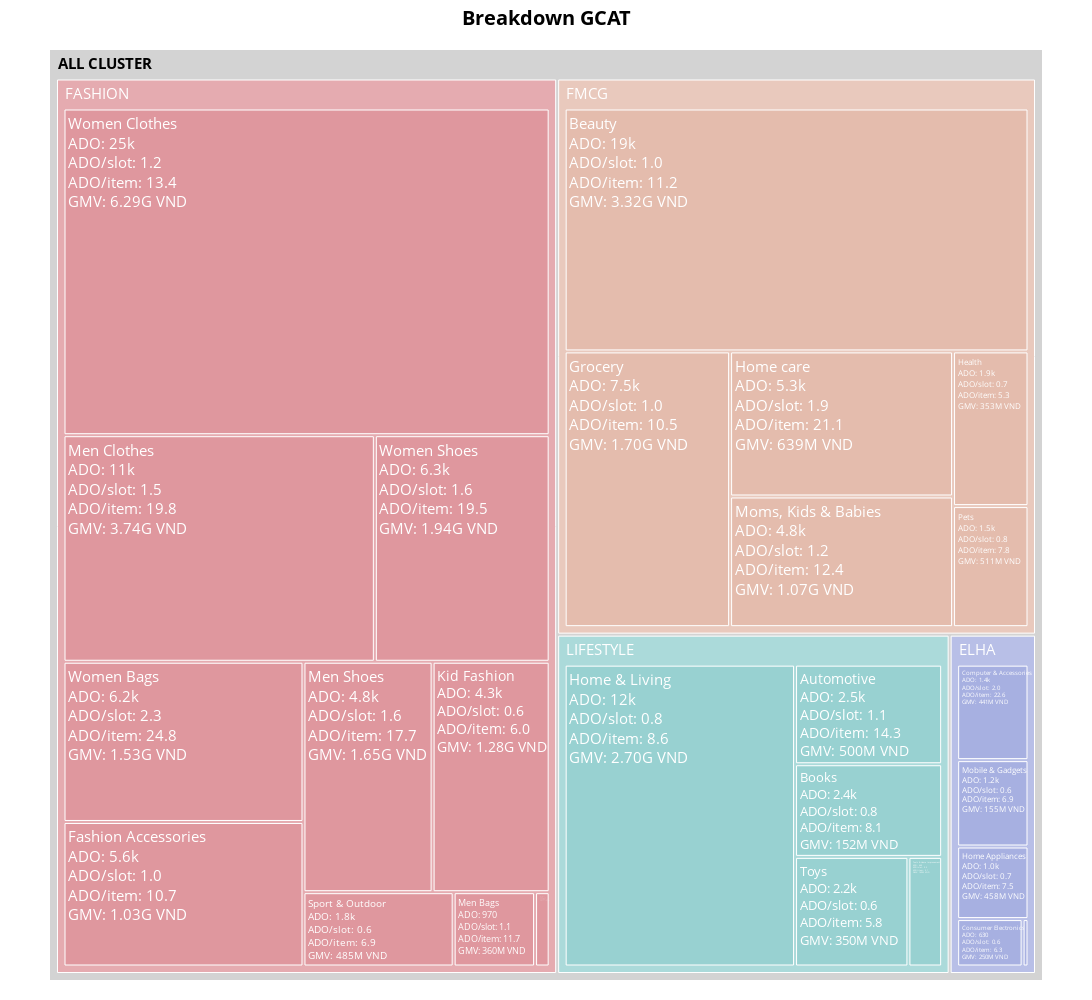

Source (notebook cell):
### Markdown cell above
# Vizualization

### Code cell
#Data grouping for CAT-Treemap
ADO_byCAT1 = df.groupby(by="CAT Data Go")["ADO"].sum()
GMV_byCAT1 = df.groupby(by="CAT Data Go")["GMV"].sum().to_list()
Slot_byCAT1 = df.groupby(by="CAT Data Go")["Item id"].count()
Item_byCAT1 = df.groupby(by="CAT Data Go")["Item id"].nunique() #count unique
ADOperslot_byCAT1 = (ADO_byCAT1/Slot_byCAT1).to_list()
ADOperitem_byCAT1 = (ADO_byCAT1/Item_byCAT1).to_list()

#Plot CAT-Treemap
fig = px.treemap(data_frame=df, names = "CAT Final", values = df["ADO"].round(1), path=[px.Constant("<b>ALL CLUSTER</b>"),"CAT Final","CAT Data Go"],width = 1950, height = 1000)

fig.update_layout(
    title_text = "<b>Breakdown GCAT</b>", title_font = dict(color = "Black", size = 20),title_xanchor = "center",title_xref = "container", title_x = 0.5,
    paper_bgcolor = "White",
    font_color="Black", #Đổi màu px.constant
    font_size = 15,
    hoverlabel_bordercolor = "White", #Đổi màu text của hover
    margin = dict(t=50, l=50, r=50, b=20),
    treemapcolorway = ["#df979e", "#e4bcad","#98d1d1","#a7b0e1"]
    )

fig.update_traces(root_color="lightgrey",insidetextfont = dict(color = "White",size = 15))

fig.data[0].customdata = np.column_stack([ADOperslot_byCAT1, ADOperitem_byCAT1,GMV_byCAT1])
fig.data[0].texttemplate = "%{label}<br>ADO: %{value:.2s}<br>ADO/slot: %{customdata[0]:.1f}<br>ADO/item: %{customdata[1]:.1f}<br>GMV: %{customdata[2]:.3s} VND"
fig.data[0].hovertemplate = "%{label}<br>ADO: %{value:.2s}<br>ADO/slot: %{customdata[0]:.1f}<br>ADO/item: %{customdata[1]:.1f}<br>GMV: %{customdata[2]:.3s} VND"

fig.show()

### Figure 1 — Plotly figure (JSON) as saved in the notebook; plotly's stock layout.template omitted (floating-point values rounded to 4 significant figures)
{"data": [{"branchvalues": "total", "customdata": [[1.093, 14.31, 500400000.0], [1.032, 11.18, 3321000000.0], [0.7652, 8.056, 152200000.0], [0.4666, 8.066, 6428000.0], [2.013, 22.61, 441100000.0], [0.5676, 6.283, 250300000.0], [1.033, 10.72, 1028000000.0], [1.02, 10.51, 1698000000.0], [0.694, 5.267, 353500000.0], [0.7927, 8.553, 2696000000.0], [0.6749, 7.482, 458200000.0], [1.907, 21.06, 639200000.0], [0.5846, 6.046, 1280000000.0], [1.06, 11.67, 359600000.0], [1.534, 19.78, 3738000000.0], [1.633, 17.71, 1645000000.0], [0.644, 6.891, 155400000.0], [1.16, 12.43, 1072000000.0], [0.8009, 7.83, 510800000.0], [0.648, 6.876, 485100000.0], [0.252, 3.082, 149200000.0], [0.6274, 5.809, 350500000.0], [0.9058, 10.87, 51290000.0], [2.267, 24.83, 1534000000.0], [1.179, 13.42, 6287000000.0], [1.558, 19.52, 1935000000.0]], "domain": {"x": [0, 1], "y": [0, 1]}, "hovertemplate": "%{label}<br>ADO: %{value:.2s}<br>ADO/slot: %{customdata[0]:.1f}<br>ADO/item: %{customdata[1]:.1f}<br>GMV: %{customdata[2]:.3s} VND", "ids": ["<b>ALL CLUSTER</b>/LIFESTYLE/Automotive", "<b>ALL CLUSTER</b>/FMCG/Beauty", "<b>ALL CLUSTER</b>/LIFESTYLE/Books", "<b>ALL CLUSTER</b>/ELHA/Cameras", "<b>ALL CLUSTER</b>/ELHA/Computer & Accessories", "<b>ALL CLUSTER</b>/ELHA/Consumer Electronics", "<b>ALL CLUSTER</b>/FASHION/Fashion Accessories", "<b>ALL CLUSTER</b>/FMCG/Grocery", "<b>ALL CLUSTER</b>/FMCG/Health", "<b>ALL CLUSTER</b>/LIFESTYLE/Home & Living", "<b>ALL CLUSTER</b>/ELHA/Home Appliances", "<b>ALL CLUSTER</b>/FMCG/Home care", "<b>ALL CLUSTER</b>/FASHION/Kid Fashion", "<b>ALL CLUSTER</b>/FASHION/Men Bags", "<b>ALL CLUSTER</b>/FASHION/Men Clothes", "<b>ALL CLUSTER</b>/FASHION/Men Shoes", "<b>ALL CLUSTER</b>/ELHA/Mobile & Gadgets", "<b>ALL CLUSTER</b>/FMCG/Moms, Kids & Babies", "<b>ALL CLUSTER</b>/FMCG/Pets", "<b>ALL CLUSTER</b>/FASHION/Sport & Outdoor", "<b>ALL CLUSTER</b>/LIFESTYLE/Tools & Home Improvement", "<b>ALL CLUSTER</b>/LIFESTYLE/Toys", "<b>ALL CLUSTER</b>/FASHION/Watches", "<b>ALL CLUSTER</b>/FASHION/Women Bags", "<b>ALL CLUSTER</b>/FASHION/Women Clothes", "<b>ALL CLUSTER</b>/FASHION/Women Shoes", "<b>ALL CLUSTER</b>/ELHA", "<b>ALL CLUSTER</b>/FASHION", "<b>ALL CLUSTER</b>/FMCG", "<b>ALL CLUSTER</b>/LIFESTYLE", "<b>ALL CLUSTER</b>"], "insidetextfont": {"color": "White", "size": 15}, "labels": ["Automotive", "Beauty", "Books", "Cameras", "Computer & Accessories", "Consumer Electronics", "Fashion Accessories", "Grocery", "Health", "Home & Living", "Home Appliances", "Home care", "Kid Fashion", "Men Bags", "Men Clothes", "Men Shoes", "Mobile & Gadgets", "Moms, Kids & Babies", "Pets", "Sport & Outdoor", "Tools & Home Improvement", "Toys", "Watches", "Women Bags", "Women Clothes", "Women Shoes", "ELHA", "FASHION", "FMCG", "LIFESTYLE", "<b>ALL CLUSTER</b>"], "name": "", "parents": ["<b>ALL CLUSTER</b>/LIFESTYLE", "<b>ALL CLUSTER</b>/FMCG", "<b>ALL CLUSTER</b>/LIFESTYLE", "<b>ALL CLUSTER</b>/ELHA", "<b>ALL CLUSTER</b>/ELHA", "<b>ALL CLUSTER</b>/ELHA", "<b>ALL CLUSTER</b>/FASHION", "<b>ALL CLUSTER</b>/FMCG", "<b>ALL CLUSTER</b>/FMCG", "<b>ALL CLUSTER</b>/LIFESTYLE", "<b>ALL CLUSTER</b>/ELHA", "<b>ALL CLUSTER</b>/FMCG", "<b>ALL CLUSTER</b>/FASHION", "<b>ALL CLUSTER</b>/FASHION", "<b>ALL CLUSTER</b>/FASHION", "<b>ALL CLUSTER</b>/FASHION", "<b>ALL CLUSTER</b>/ELHA", "<b>ALL CLUSTER</b>/FMCG", "<b>ALL CLUSTER</b>/FMCG", "<b>ALL CLUSTER</b>/FASHION", "<b>ALL CLUSTER</b>/LIFESTYLE", "<b>ALL CLUSTER</b>/LIFESTYLE", "<b>ALL CLUSTER</b>/FASHION", "<b>ALL CLUSTER</b>/FASHION", "<b>ALL CLUSTER</b>/FASHION", "<b>ALL CLUSTER</b>/FASHION", "<b>ALL CLUSTER</b>", "<b>ALL CLUSTER</b>", "<b>ALL CLUSTER</b>", "<b>ALL CLUSTER</b>", ""], "root": {"color": "lightgrey"}, "texttemplate": "%{label}<br>ADO: %{value:.2s}<br>ADO/slot: %{customdata[0]:.1f}<br>ADO/item: %{customdata[1]:.1f}<br>GMV: %{customdata[2]:.3s} VND", "type": "treemap", "values": [2549.0, 18560.0, 2371.0, 56.7, 1380.0, 628.6, 5554.0, 7517.0, 1923.0, 12100, 1049.0, 5329.0, 4320.0, 969, 11300.0, 4765.0, 1248.0, 4800.0, 1505, 1787.0, 643.3, 2162.0, 173.6, 6158.0, 25430.0, 6342.0, 4362.0, 66800.0, 39640.0, 19820.0, 130600.0]}], "layout": {"font": {"color": "Black", "size": 15}, "height": 1000, "hoverlabel": {"bordercolor": "White"}, "legend": {"tracegroupgap": 0}, "margin": {"b": 20, "l": 50, "r": 50, "t": 50}, "paper_bgcolor": "White", "title": {"font": {"color": "Black", "size": 20}, "text": "<b>Breakdown GCAT</b>", "x": 0.5, "xanchor": "center", "xref": "container"}, "treemapcolorway": ["#df979e", "#e4bcad", "#98d1d1", "#a7b0e1"], "width": 1950}}
